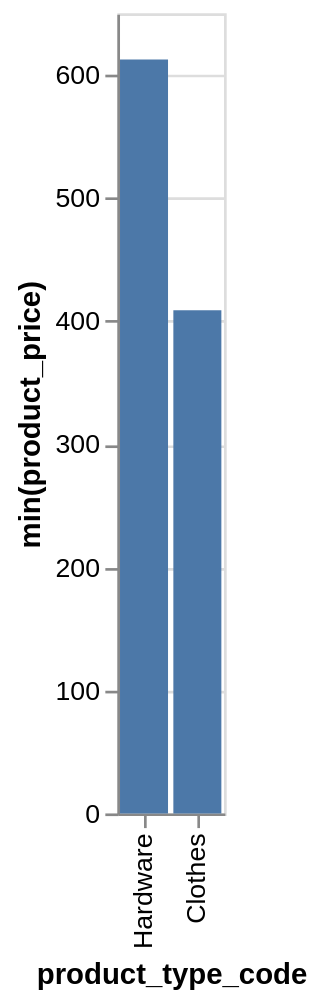

The Vega-Lite source for this figure:
### Vega-Lite specification from a JSON file in a GitHub repository (floating-point values rounded to 4 significant figures)
{"data": {"values": [{"x_data": "Hardware", "y_data": 612.5}, {"x_data": "Clothes", "y_data": 408.8}]}, "mark": "bar", "encoding": {"x": {"field": "x_data", "type": "nominal", "title": "product_type_code", "sort": "descending"}, "y": {"field": "y_data", "type": "quantitative", "title": "min(product_price)"}}}
